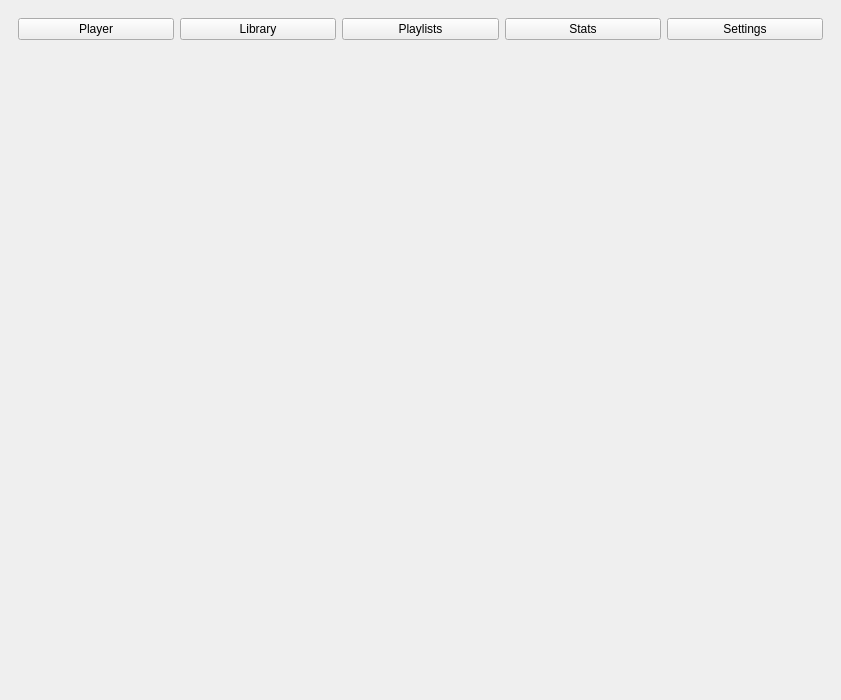
<?xml version="1.0" encoding="UTF-8"?>
<ui version="4.0">
 <class>MainWindow</class>
 <widget class="QMainWindow" name="MainWindow">
  <property name="geometry">
   <rect>
    <x>0</x>
    <y>0</y>
    <width>841</width>
    <height>700</height>
   </rect>
  </property>
  <property name="windowTitle">
   <string>Music Master</string>
  </property>
  <property name="locale">
   <locale language="English" country="Sweden"/>
  </property>
  <property name="tabShape">
   <enum>QTabWidget::TabShape::Rounded</enum>
  </property>
  <widget class="QWidget" name="centralwidget">
   <layout class="QVBoxLayout" name="verticalLayout_2">
    <item>
     <widget class="QWidget" name="navbar" native="true">
      <layout class="QVBoxLayout" name="verticalLayout">
       <item>
        <layout class="QHBoxLayout" name="horizontalLayout">
         <item>
          <widget class="QPushButton" name="playerButton">
           <property name="text">
            <string>Player</string>
           </property>
          </widget>
         </item>
         <item>
          <widget class="QPushButton" name="libraryButton">
           <property name="text">
            <string>Library</string>
           </property>
          </widget>
         </item>
         <item>
          <widget class="QPushButton" name="playlistsButton">
           <property name="text">
            <string>Playlists</string>
           </property>
          </widget>
         </item>
         <item>
          <widget class="QPushButton" name="statsButton">
           <property name="text">
            <string>Stats</string>
           </property>
          </widget>
         </item>
         <item>
          <widget class="QPushButton" name="settingsButton">
           <property name="text">
            <string>Settings</string>
           </property>
          </widget>
         </item>
        </layout>
       </item>
      </layout>
     </widget>
    </item>
    <item>
     <widget class="QStackedWidget" name="stackedWidget">
      <widget class="QWidget" name="page"/>
      <widget class="QWidget" name="page_2"/>
     </widget>
    </item>
   </layout>
  </widget>
  <action name="actionLibrary">
   <property name="text">
    <string>Library</string>
   </property>
  </action>
 </widget>
 <resources/>
 <connections/>
</ui>
